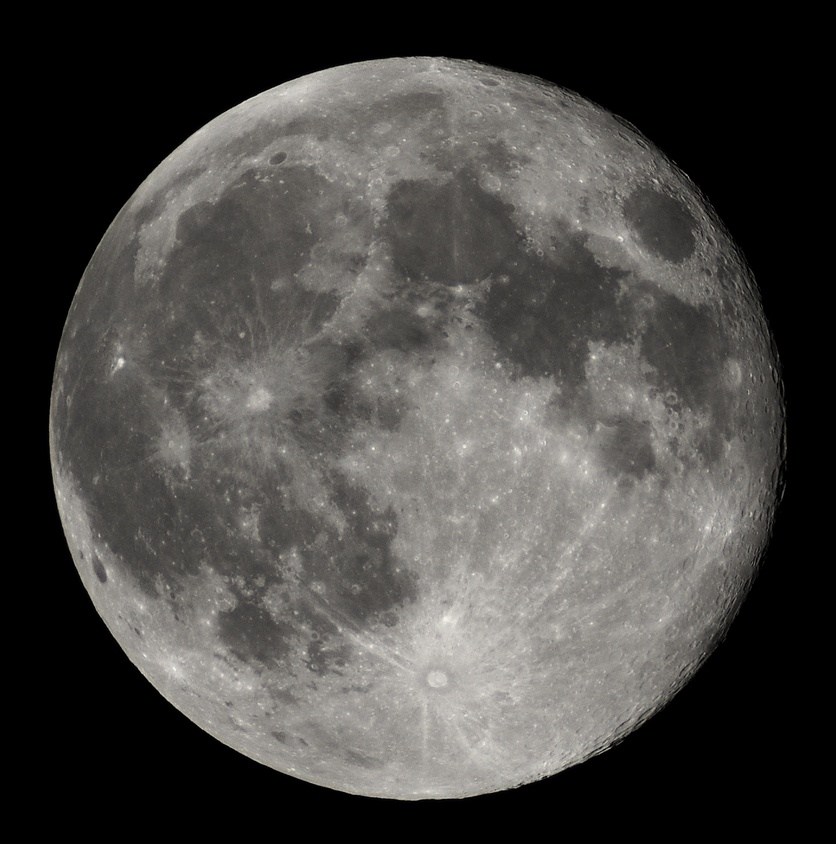
#> input picture Full_Moon_Luc_Viatour.jpg, 836 x 844 px, shrunk from 1411 x 1424 before the run
$ python 'ejercicio5(luna-continuacion).py'
#> lines starting #> are read from the running program, lines starting #| are printed output that depends on the picture
from PIL import Image
import numpy as np
import matplotlib.pyplot as plt
import pandas
i = Image.open('Full_Moon_Luc_Viatour.jpg')
#> i is the input picture: PIL image 836x844 RGB; mean R, G, B 72.8, 71.2, 68.6
r, g, b = i.split()
nula = r.point(lambda x: 0)
#> nula: PIL image 836x844 L; every value is 0
roja = Image.merge("RGB", (nula, g, b))
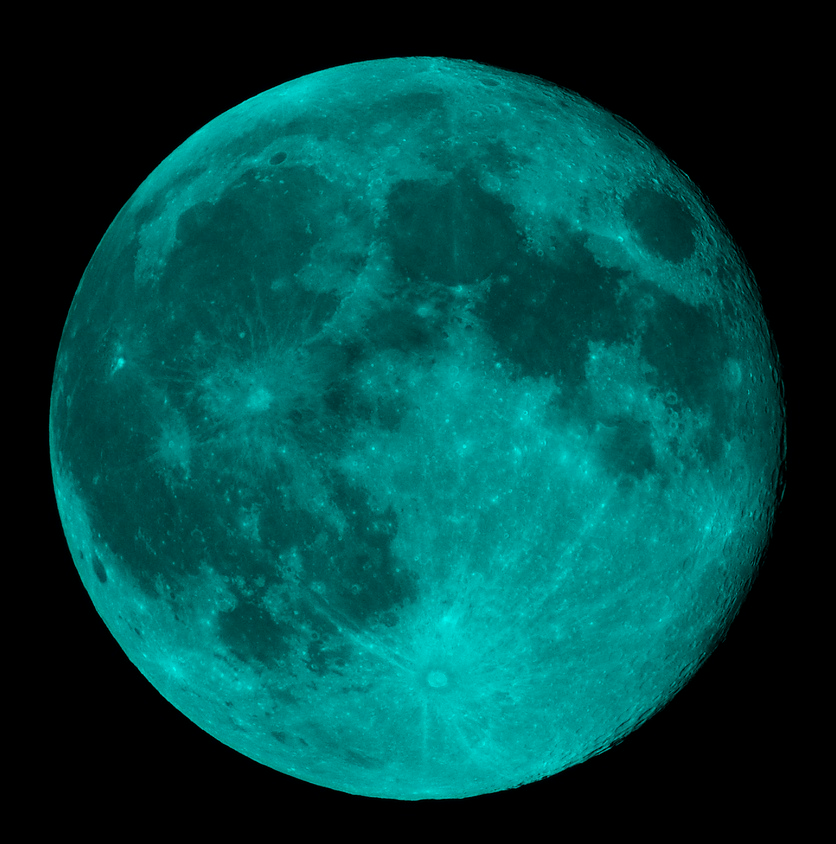
#> roja: PIL image 836x844 RGB; mean R, G, B 0, 71.2, 68.6
verde = Image.merge("RGB", (r, nula, b))
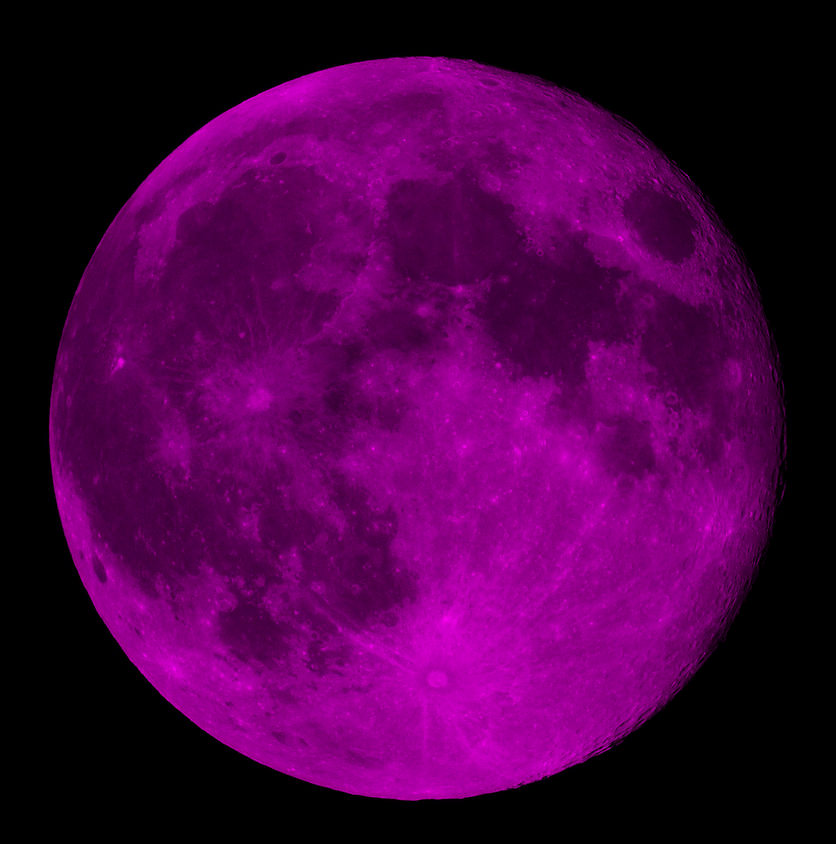
#> verde: PIL image 836x844 RGB; mean R, G, B 72.8, 0, 68.6
azul = Image.merge("RGB", (r, g, nula))
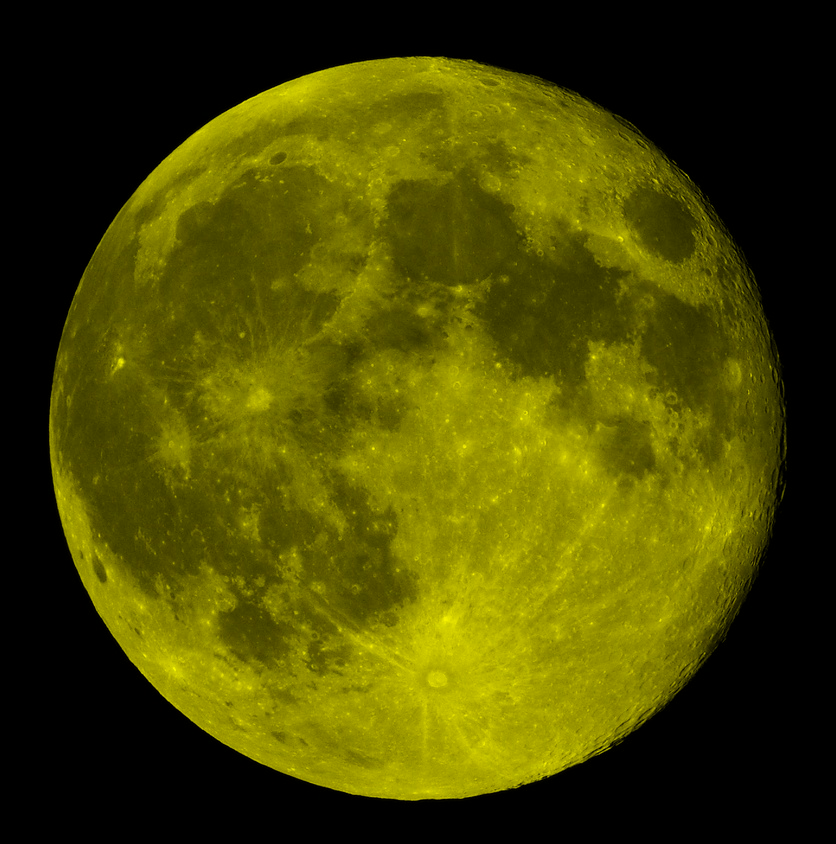
#> azul: PIL image 836x844 RGB; mean R, G, B 72.8, 71.2, 0
fig,ax1 = plt.subplots(figsize=(5,5))
ax1.imshow(roja)
fig,ax2 = plt.subplots(figsize=(5,5))
ax2.imshow(verde)
fig,ax3 = plt.subplots(figsize=(5,5))
ax3.imshow(azul)
plt.show()
